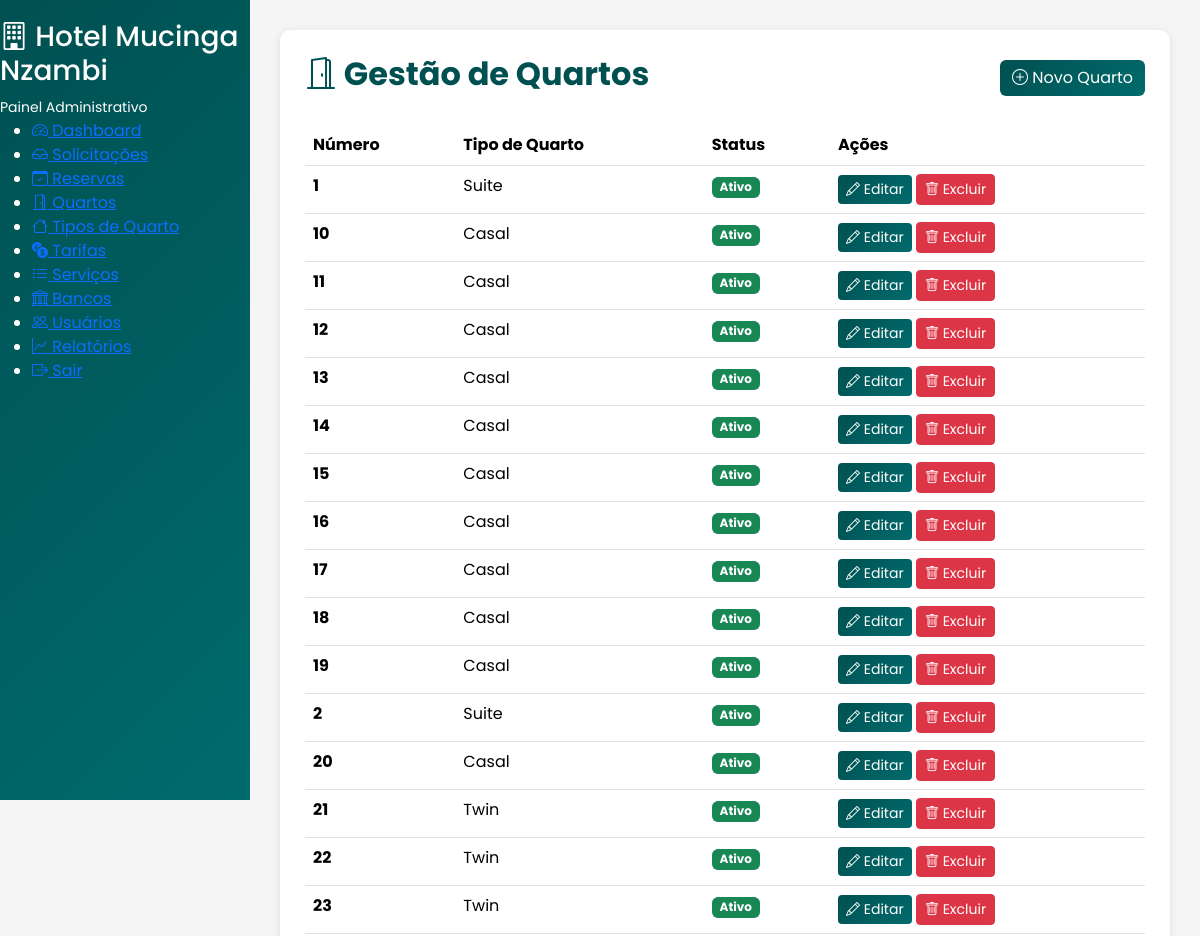
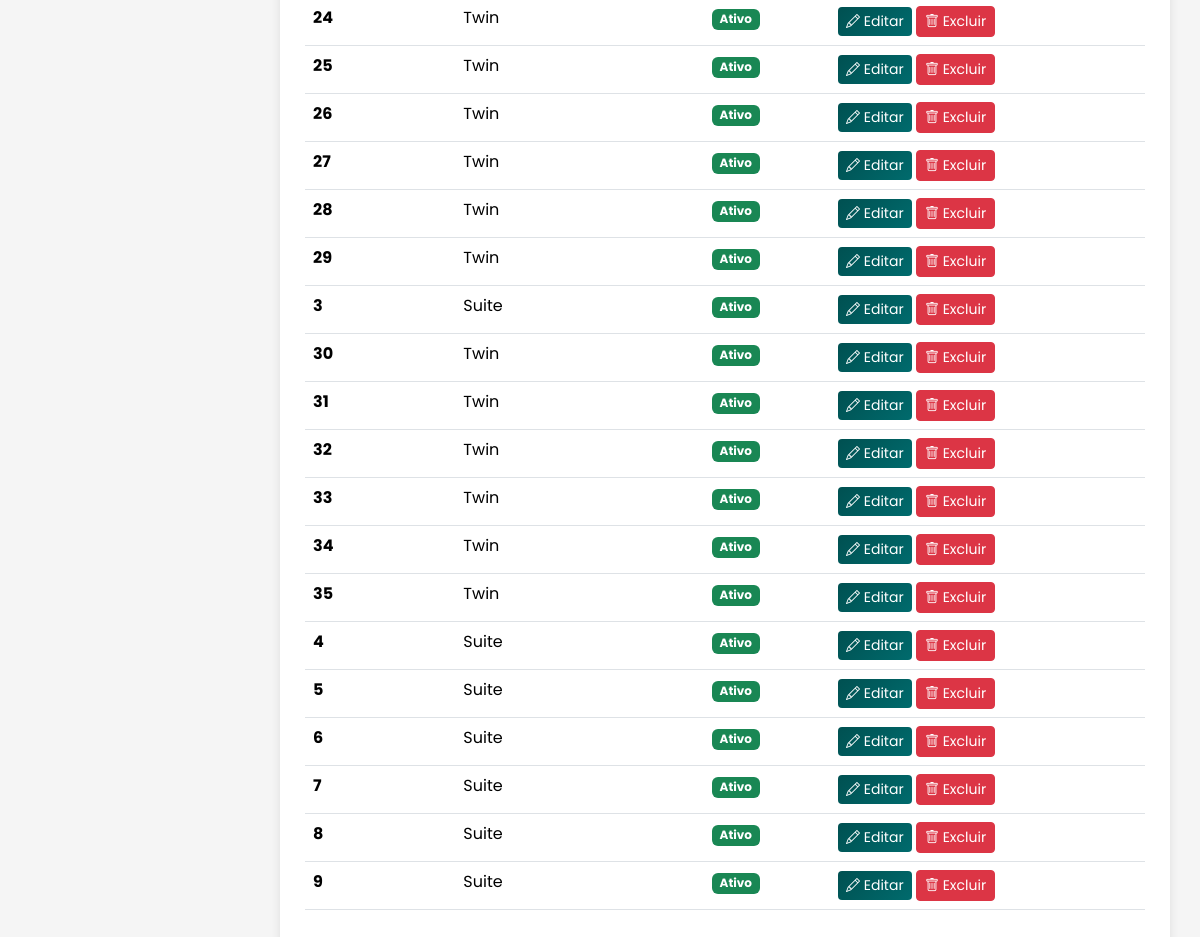
The app's page /admin/quartos.php (signed in) with its own data (2 pictures, top to bottom).
### tables this page shows
CREATE TABLE quartos (
    id INT AUTO_INCREMENT PRIMARY KEY,
    numero VARCHAR(20) UNIQUE NOT NULL,
    tipo_quarto_id INT NOT NULL,
    status ENUM('ATIVO', 'MANUTENCAO', 'INATIVO') DEFAULT 'ATIVO',
     
    status_ocupacao ENUM('DISPONIVEL', 'RESERVADO', 'OCUPADO', 'MANUTENCAO') DEFAULT 'DISPONIVEL',
    criado_em TIMESTAMP DEFAULT CURRENT_TIMESTAMP,
    atualizado_em TIMESTAMP DEFAULT CURRENT_TIMESTAMP ON UPDATE CURRENT_TIMESTAMP,
    FOREIGN KEY (tipo_quarto_id) REFERENCES tipos_quarto(id) ON DELETE RESTRICT,
    INDEX idx_numero (numero),
    INDEX idx_status (status),
    INDEX idx_status_ocupacao (status_ocupacao),
    INDEX idx_tipo (tipo_quarto_id)
);

CREATE TABLE tipos_quarto (
    id INT AUTO_INCREMENT PRIMARY KEY,
    nome VARCHAR(255) NOT NULL,
    descricao TEXT,
    capacidade_adultos INT DEFAULT 2,
    capacidade_criancas INT DEFAULT 0,
    amenidades JSON,
    foto_capa VARCHAR(255),
    ativo TINYINT(1) DEFAULT 1,
    criado_em TIMESTAMP DEFAULT CURRENT_TIMESTAMP,
    atualizado_em TIMESTAMP DEFAULT CURRENT_TIMESTAMP ON UPDATE CURRENT_TIMESTAMP
);

### admin/quartos.php (the view, shortened to what this page needs)
<?php
$db = getDB();
$stmt = $db->query("
    SELECT q.*, tq.nome as tipo_quarto_nome
    FROM quartos q
    INNER JOIN tipos_quarto tq ON q.tipo_quarto_id = tq.id
    ORDER BY q.numero ASC
");
$quartos = $stmt->fetchAll();
?>
<!DOCTYPE html>
<html lang="pt">
<head>
    <link rel="stylesheet" href="https://cdn.jsdelivr.net/npm/bootstrap-icons@1.11.0/font/bootstrap-icons.css">
    <link rel="stylesheet" href="../bootstrap/css/bootstrap.min.css">
</head>
<body>
    <?php include 'sidebar.php'; ?>
    <div class="main-content">
        <div class="content-card">
            <div class="d-flex justify-content-between align-items-center mb-4">
                <h2 style="color: #005051; font-weight: 700;">
                    <i class="bi bi-door-open"></i> Gestão de Quartos
                </h2>
                <button type="button" class="btn btn-primary" data-bs-toggle="modal" data-bs-target="#quartoModal" onclick="resetForm()">
                    <i class="bi bi-plus-circle"></i> Novo Quarto
                </button>
            </div>
            <div class="table-responsive">
                <table class="table table-hover">
                    <thead>
                        <tr>
                            <th>Número</th>
                            <th>Tipo de Quarto</th>
                            <th>Status</th>
                            <th>Ações</th>
                        </tr>
                    </thead>
                    <tbody>
                        <?php foreach ($quartos as $quarto): ?>
                            <tr>
                                <td><strong><?= htmlspecialchars($quarto['numero']) ?></strong></td>
                                <td><?= htmlspecialchars($quarto['tipo_quarto_nome']) ?></td>
                                <td>
                                    <?php if ($quarto['status'] === 'ATIVO'): ?>
                                        <span class="badge bg-success">Ativo</span>
                                    <?php elseif ($quarto['status'] === 'MANUTENCAO'): ?>
                                        <span class="badge bg-warning">Manutenção</span>
                                    <?php else: ?>
                                        <span class="badge bg-secondary">Inativo</span>
                                    <?php endif; ?>
                                </td>
                                <td>
                                    <button type="button" class="btn btn-sm btn-primary"
                                            onclick="editarQuarto(<?= $quarto['id'] ?>, '<?= htmlspecialchars($quarto['numero']) ?>', <?= $quarto['tipo_quarto_id'] ?>, '<?= $quarto['status'] ?>')">
                                        <i class="bi bi-pencil"></i> Editar
                                    </button>
                                    <form method="POST" style="display: inline;" onsubmit="return confirm('Tem certeza que deseja excluir este quarto?');">
                                        <button type="submit" class="btn btn-sm btn-danger">
                                            <i class="bi bi-trash"></i> Excluir
                                        </button>
                                    </form>
                                </td>
                            </tr>
                        <?php endforeach; ?>
                    </tbody>
                </table>
            </div>
        </div>
    </div>
</body>
</html>

### admin/quartos.php (style rules this page uses)
body { font-family: 'Poppins', sans-serif; background-color: #F5F5F5; }
.main-content { margin-left: 250px; padding: 30px; }
.content-card { background: #fff; border-radius: 10px; padding: 25px; box-shadow: 0 2px 10px rgba(0, 0, 0, 0.1); margin-bottom: 20px; }
.btn-primary { background: linear-gradient(135deg, #005051 0%, #006b6d 100%); border: none; }

### records on screen
quartos: numero "1", tipo_quarto.nome "Suite", status "Ativo"
quartos: numero "10", tipo_quarto.nome "Casal", status "Ativo"
quartos: numero "11", tipo_quarto.nome "Casal", status "Ativo"
quartos: numero "12", tipo_quarto.nome "Casal", status "Ativo"
quartos: numero "13", tipo_quarto.nome "Casal", status "Ativo"
quartos: numero "14", tipo_quarto.nome "Casal", status "Ativo"
quartos: numero "15", tipo_quarto.nome "Casal", status "Ativo"
quartos: numero "16", tipo_quarto.nome "Casal", status "Ativo"
quartos: numero "17", tipo_quarto.nome "Casal", status "Ativo"
quartos: numero "18", tipo_quarto.nome "Casal", status "Ativo"
quartos: numero "19", tipo_quarto.nome "Casal", status "Ativo"
quartos: numero "2", tipo_quarto.nome "Suite", status "Ativo"
quartos: numero "20", tipo_quarto.nome "Casal", status "Ativo"
quartos: numero "21", tipo_quarto.nome "Twin", status "Ativo"
quartos: numero "22", tipo_quarto.nome "Twin", status "Ativo"
quartos: numero "23", tipo_quarto.nome "Twin", status "Ativo"
quartos: numero "24", tipo_quarto.nome "Twin", status "Ativo"
quartos: numero "25", tipo_quarto.nome "Twin", status "Ativo"
quartos: numero "26", tipo_quarto.nome "Twin", status "Ativo"
quartos: numero "27", tipo_quarto.nome "Twin", status "Ativo"
quartos: numero "28", tipo_quarto.nome "Twin", status "Ativo"
quartos: numero "29", tipo_quarto.nome "Twin", status "Ativo"
quartos: numero "3", tipo_quarto.nome "Suite", status "Ativo"
quartos: numero "30", tipo_quarto.nome "Twin", status "Ativo"
quartos: numero "31", tipo_quarto.nome "Twin", status "Ativo"
quartos: numero "32", tipo_quarto.nome "Twin", status "Ativo"
quartos: numero "33", tipo_quarto.nome "Twin", status "Ativo"
quartos: numero "34", tipo_quarto.nome "Twin", status "Ativo"
quartos: numero "35", tipo_quarto.nome "Twin", status "Ativo"
quartos: numero "4", tipo_quarto.nome "Suite", status "Ativo"
quartos: numero "5", tipo_quarto.nome "Suite", status "Ativo"
quartos: numero "6", tipo_quarto.nome "Suite", status "Ativo"
quartos: numero "7", tipo_quarto.nome "Suite", status "Ativo"
quartos: numero "8", tipo_quarto.nome "Suite", status "Ativo"
quartos: numero "9", tipo_quarto.nome "Suite", status "Ativo"

### other values on screen
SYSTEM_NAME "Hotel Mucinga Nzambi"
